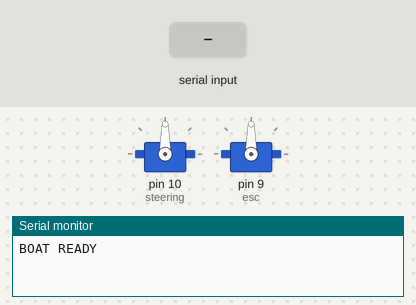
A sketch run on a simulated Arduino Uno, built with avr-gcc and run on an emulated ATmega328P. On the bench: 2 × servo, the last lines printed to the serial monitor. The inputs (shaded band) are chosen by the test bench.

Above: at 4.2 s.
4.3 s: "F" received over Serial
At 5.1 s:
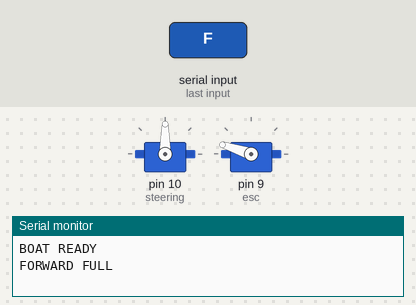
5.8 s: byte 50 ('2') received over Serial
At 7.0 s:
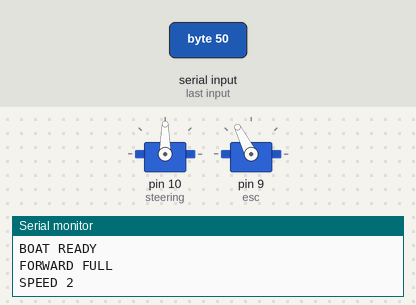
7.3 s: "B" received over the second serial link
At 8.5 s:
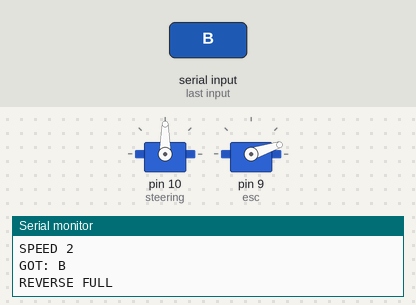
8.8 s: "b" received over Serial
At 9.7 s:
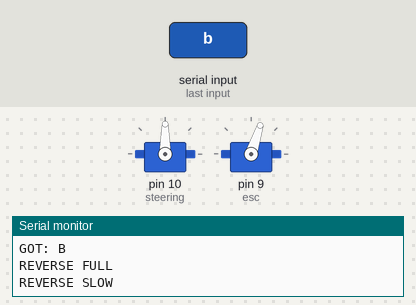
10.3 s: byte 51 ('3') received over Serial
At 10.6 s:
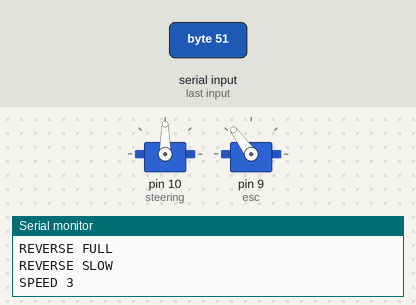
11.8 s: byte 53 ('5') received over Serial
At 13.0 s:
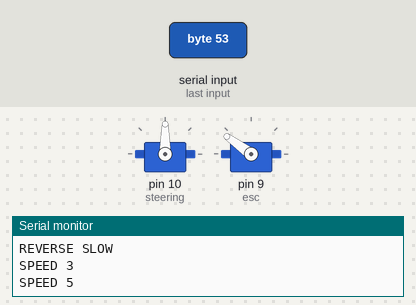
Timing chart, 0 to 14.3 s (numbered marks = the images above; inputs shaded):
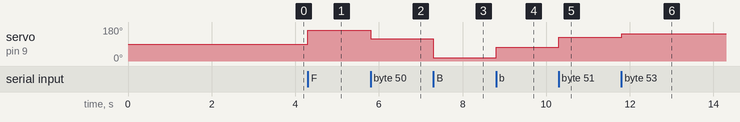

Measured:
- after the input at 4.3 s, servo on pin 9 (esc): 90° → 162° at once
- after the input at 5.8 s, servo on pin 9 (esc): 162° → 117° at once
- after the input at 7.3 s, servo on pin 9 (esc): 117° → 18° at once
- after the input at 8.8 s, servo on pin 9 (esc): 18° → 72° at once
- after the input at 10.3 s, servo on pin 9 (esc): 72° → 126° at once
- after the input at 11.8 s, servo on pin 9 (esc): 126° → 144° at once

The sketch:

servo_and_motor_code__1_.ino
```cpp
#include <SoftwareSerial.h>
#include <Servo.h>

SoftwareSerial BT(2, 3);

Servo esc;
Servo steering;

void setup() {
  Serial.begin(9600);
  BT.begin(9600);

  // Servo setup
  steering.attach(10);
  steering.write(90);

  // ESC setup
  esc.attach(9, 1000, 2000);
  esc.writeMicroseconds(1500);
  delay(3000);

  Serial.println("BOAT READY");
  BT.println("BOAT READY");
}

void loop() {
  if (BT.available()) {
    char c = BT.read();
    Serial.print("GOT: ");
    Serial.println(c);
    doCommand(c);
  }
  if (Serial.available()) {
    char c = Serial.read();
    doCommand(c);
  }
}

void doCommand(char c) {
  switch(c) {

    // ── DC MOTOR FORWARD ──
    case 'F':
      esc.writeMicroseconds(1900);
      BT.println("FORWARD FULL");
      Serial.println("FORWARD FULL");
      break;

    case 'f':
      esc.writeMicroseconds(1600);
      BT.println("FORWARD SLOW");
      Serial.println("FORWARD SLOW");
      break;

    // ── DC MOTOR REVERSE ──
    case 'B':
      esc.writeMicroseconds(1100);
      BT.println("REVERSE FULL");
      Serial.println("REVERSE FULL");
      break;

    case 'b':
      esc.writeMicroseconds(1400);
      BT.println("REVERSE SLOW");
      Serial.println("REVERSE SLOW");
      break;

    // ── DC MOTOR STOP ──
    case 'S':
      esc.writeMicroseconds(1480);
      delay(100);
      esc.writeMicroseconds(1500);
      BT.println("STOP");
      Serial.println("STOP");
      break;

    case '0':
      esc.writeMicroseconds(1480);
      delay(100);
      esc.writeMicroseconds(1500);
      BT.println("STOP");
      Serial.println("STOP");
      break;

    // ── SERVO STEERING ──
    case 'L':
      steering.write(55);
      BT.println("LEFT");
      Serial.println("LEFT");
      break;

    case 'R':
      steering.write(125);
      BT.println("RIGHT");
      Serial.println("RIGHT");
      break;

    case 'C':
      steering.write(90);
      BT.println("CENTER");
      Serial.println("CENTER");
      break;

    // ── SPEED LEVELS ──
    case '1':
      esc.writeMicroseconds(1600);
      BT.println("SPEED 1");
      Serial.println("SPEED 1");
      break;

    case '2':
      esc.writeMicroseconds(1650);
      BT.println("SPEED 2");
      Serial.println("SPEED 2");
      break;

    case '3':
      esc.writeMicroseconds(1700);
      BT.println("SPEED 3");
      Serial.println("SPEED 3");
      break;

    case '4':
      esc.writeMicroseconds(1750);
      BT.println("SPEED 4");
      Serial.println("SPEED 4");
      break;

    case '5':
      esc.writeMicroseconds(1800);
      BT.println("SPEED 5");
      Serial.println("SPEED 5");
      break;

    case '9':
      esc.writeMicroseconds(1900);
      BT.println("SPEED MAX");
      Serial.println("SPEED MAX");
      break;
  }
}
```
